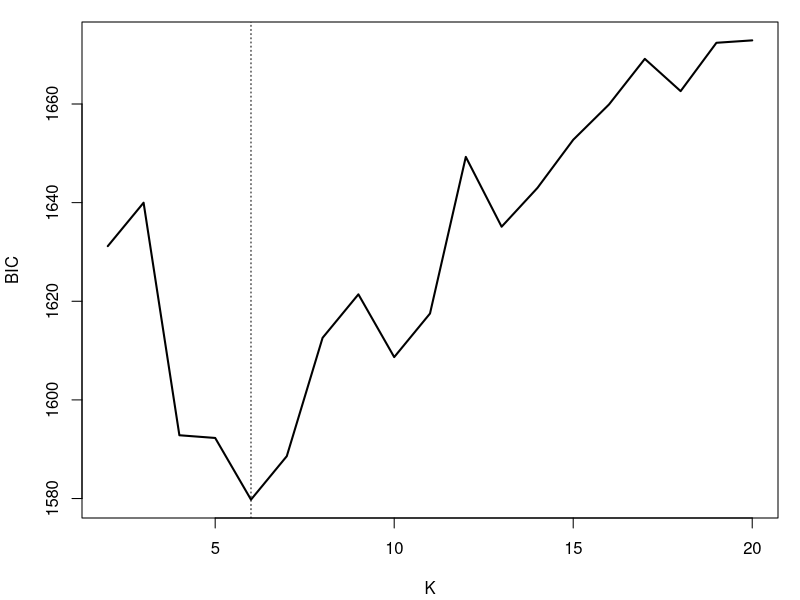
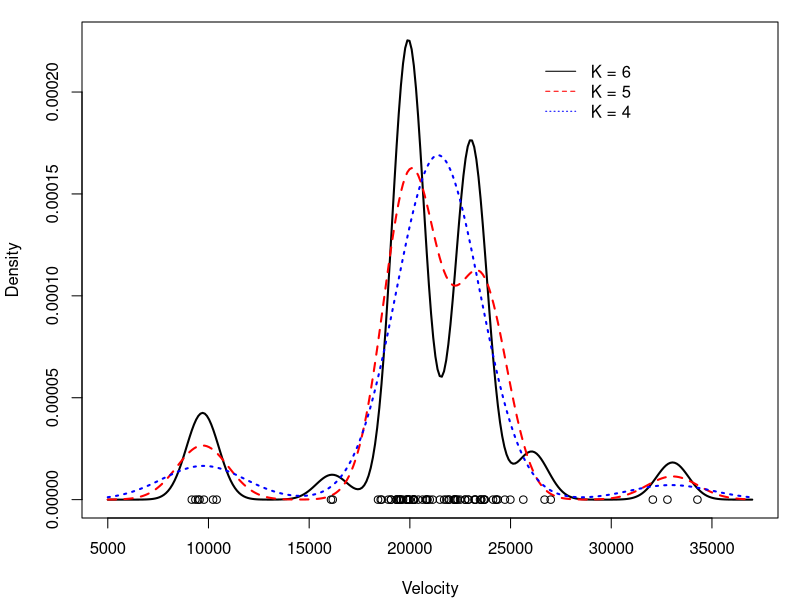
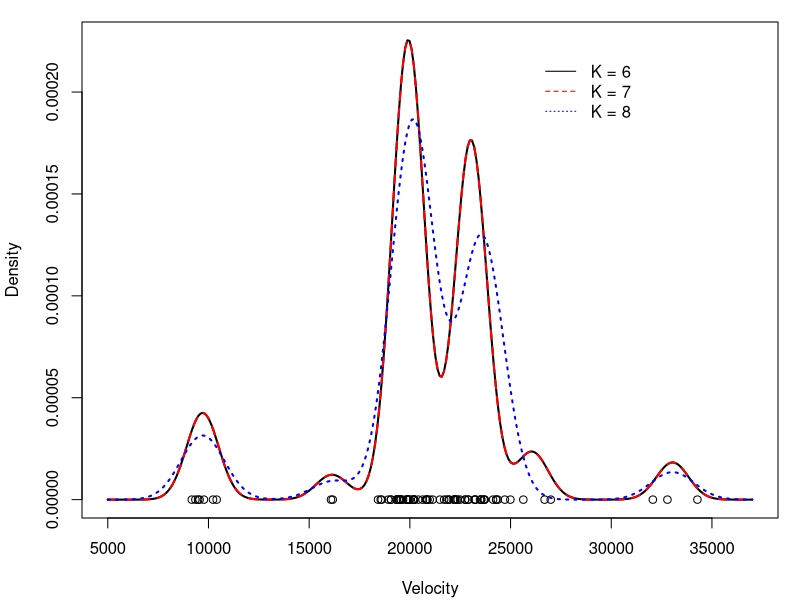
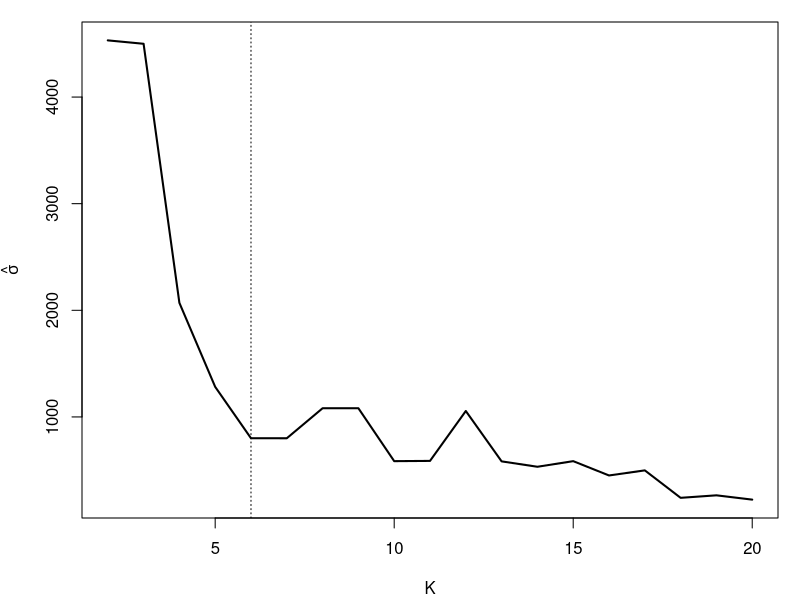

Here is the R script that generated these plots, in order:
## Illustrating the use of BIC to estimate the number of components of a Mixture Model
## using the galaxies dataset
rm(list=ls())

### Loading data and setting up global variables
library(MASS)
data(galaxies)
x  = galaxies
n  = length(x)
set.seed(781209)

KKmax = 20
BIC   = rep(0, KKmax-1)

w.sum  = vector("list", KKmax-1)
mu.sum = vector("list", KKmax-1)
sigma.sum = rep(0, KKmax-1)

for(KK in 2:KKmax){
  ### First, compute the "Maximum Likelihood" density estimate 
  ### associated with a location mixture of 6 Gaussian distributions 
  ### using the EM algorithm
  ## Initialize the parameters
  w     = rep(1,KK)/KK
  mu    = rnorm(KK, mean(x), sd(x))
  sigma = sd(x)/KK
  
  epsilon = 0.000001
  s       = 0
  sw      = FALSE
  KL      = -Inf
  KL.out  = NULL
  
  while(!sw){
    ## E step
    v = array(0, dim=c(n,KK))
    for(k in 1:KK){
      v[,k] = log(w[k]) + dnorm(x, mu[k], sigma,log=TRUE)  
    }
    for(i in 1:n){
      v[i,] = exp(v[i,] - max(v[i,]))/sum(exp(v[i,] - max(v[i,])))
    }
    
    ## M step
    # Weights
    w = apply(v,2,mean)
    mu = rep(0, KK)
    for(k in 1:KK){
      for(i in 1:n){
        mu[k]    = mu[k] + v[i,k]*x[i]
      }
      mu[k] = mu[k]/sum(v[,k])
    }
    # Standard deviations
    sigma = 0
    for(i in 1:n){
      for(k in 1:KK){
        sigma = sigma + v[i,k]*(x[i] - mu[k])^2
      }
    }
    sigma = sqrt(sigma/sum(v))
    
    ##Check convergence
    KLn = 0
    for(i in 1:n){
      for(k in 1:KK){
        KLn = KLn + v[i,k]*(log(w[k]) + 
                        dnorm(x[i], mu[k], sigma, log=TRUE))
      }
    }
    if(abs(KLn-KL)/abs(KLn)<epsilon){
      sw=TRUE
    }
    KL = KLn
    KL.out = c(KL.out, KL)
    s = s + 1
    print(paste(s, KLn))
  }
  
  w.sum[[KK-1]]  = w
  mu.sum[[KK-1]] = mu
  sigma.sum[KK-1] = sigma
  
  
  ## Computing BIC
  for(i in 1:n){
    BIC[KK-1] = BIC[KK-1] - 2*log(sum(w*dnorm(x[i], mu, sigma)))
  }
  BIC[KK-1] = BIC[KK-1] + ((KK-1) + 1 + KK)*log(n)  ### KK-1 independent weights, one variance, and KK means
}

## Plot of BIC as a function of K
par(mar=c(4,4,1,1) + 0.1)
plot(seq(2,KKmax), BIC, type="l", xlab="K", ylab="BIC", lwd=2)
abline(v=6, lty=3)

## Computing density estimates for various values of K
density.est = function(xx, w, mu, sigma){
  KK  = length(w)
  nxx = length(xx)
  density.EM = rep(0, nxx)
  for(s in 1:nxx){
    for(k in 1:KK){
      density.EM[s] = density.EM[s] + w[k]*dnorm(xx[s], mu[k], sigma)
    }
  }
  return(density.EM)
}

xx  = seq(5000,37000,length=300)
KK = 8
mdeKK8 = density.est(xx, w.sum[[KK-1]], mu.sum[[KK-1]], sigma.sum[KK-1])
KK = 7
mdeKK7 = density.est(xx, w.sum[[KK-1]], mu.sum[[KK-1]], sigma.sum[KK-1])
KK = 6
mdeKK6 = density.est(xx, w.sum[[KK-1]], mu.sum[[KK-1]], sigma.sum[KK-1])
KK = 5
mdeKK5 = density.est(xx, w.sum[[KK-1]], mu.sum[[KK-1]], sigma.sum[KK-1])
KK = 4
mdeKK4 = density.est(xx, w.sum[[KK-1]], mu.sum[[KK-1]], sigma.sum[KK-1])

## Comparing density estimates for K=4, 5 and 6
par(mar=c(4,4,1,1)+0.1)
plot(xx, mdeKK6, type="n",ylim=c(0,max(c(mdeKK4,mdeKK5,mdeKK6,mdeKK7))), 
     xlab="Velocity", ylab="Density")
lines(xx, mdeKK6, col="black", lty=1, lwd=2)
lines(xx, mdeKK5, col="red", lty=2, lwd=2)
lines(xx, mdeKK4, col="blue", lty=3, lwd=2)
points(x, rep(0,n))
legend(26000, 0.00022, c("K = 6","K = 5","K = 4"), 
       lty=c(1,2,3), col=c("black","red","blue"), bty="n")

## Comparing density estimates for K=6, 7 and 8
par(mar=c(4,4,1,1)+0.1)
plot(xx, mdeKK6, type="n",ylim=c(0,max(c(mdeKK6,mdeKK7,mdeKK8))), 
     xlab="Velocity", ylab="Density")
lines(xx, mdeKK6, col="black", lty=1, lwd=2)
lines(xx, mdeKK7, col="red", lty=2, lwd=2)
lines(xx, mdeKK8, col="blue", lty=3, lwd=2)
points(x, rep(0,n))
legend(26000, 0.00022, c("K = 6","K = 7","K = 8"), 
       lty=c(1,2,3), col=c("black","red","blue"), bty="n")


## What happens with the variance (bandwidth) as K increases
par(mar=c(4,4,1,1) + 0.1)
plot(seq(2,KKmax), sigma.sum, type="l", xlab="K", 
     ylab=expression(hat(sigma)), lwd=2)
abline(v=6, lty=3)
